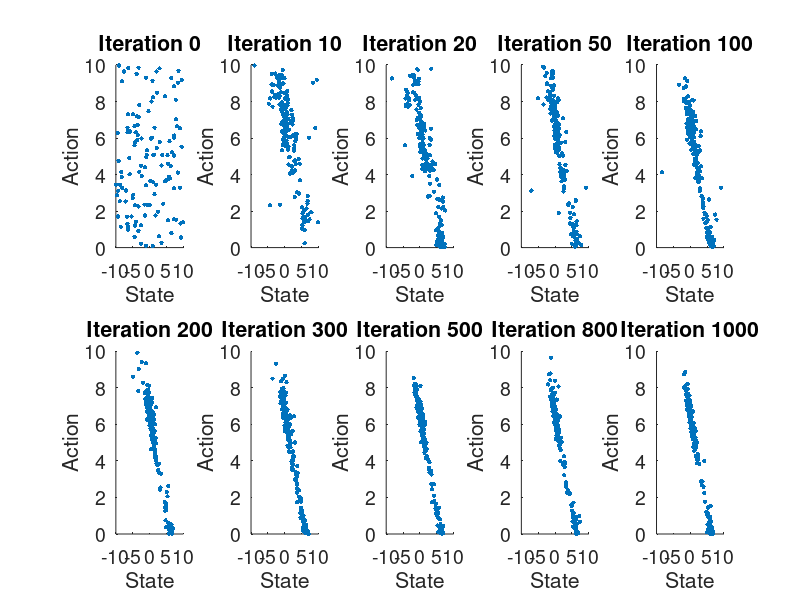

Source code (MATLAB):
load('BackLogNoLeadTime_FOMgamma95.mat')
iter_to_plot=[0, 10, 20, 50, 100, 200, 300, 500, 800, 1000];
averageleny=1000;
countplot=1;
for iter=iter_to_plot
%     if iter==0
%         t=iter+1;
%     else
%         t=iter;
%     end
    t=iter;
    if t<averageleny-1
        temprange=1:(t+1)*USampleSize;
    else
        temprange=((t+2-averageleny)*USampleSize+1):(t+1)*USampleSize;
    end 
    tempid=datasample(temprange,USampleSize);
    sampleSA=SAHist(tempid,:);
    subplot(2,5,countplot)
    hold on
    scatter(sampleSA(:,1), sampleSA(:,2), 10, "filled");
    xlim([-10 10])
    ylim([0 10])
    xlabel('State');
    ylabel('Action');
    title(strcat('Iteration',{' '},num2str(iter)));
    set(gca,'fontsize', 14)
    hold off
    countplot=countplot+1;
end
